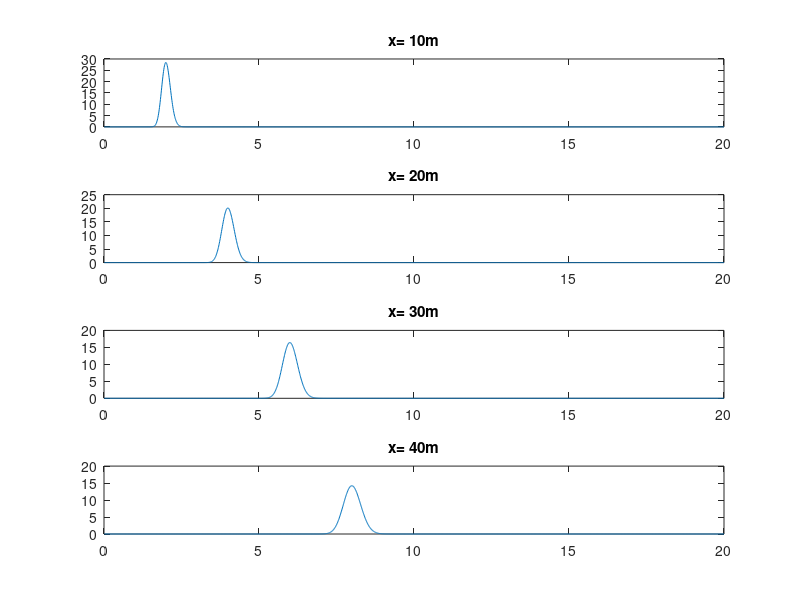

The MATLAB source for this figure:
%t = 0:0.1:100;
%u=0.5;
D=0.123;
M=50;
fprintf('Input u:\n');
u = input('input the wind speed\n');
if u == 0;
    t = 0:1:10000;
else 
    t = 0:0.01:(1/u)*100;
end
x1 = 10;
x2 = 20;
x3 = 30;
x4 = 40;
C1 = (M./(2*sqrt((D*pi).*t))).*exp(-(x1-u*t).^2./((D*4).*t));
C2 = (M./(2*sqrt((D*pi).*t))).*exp(-(x2-u*t).^2./((D*4).*t));
C3 = (M./(2*sqrt((D*pi).*t))).*exp(-(x3-u*t).^2./((D*4).*t));
C4 = (M./(2*sqrt((D*pi).*t))).*exp(-(x4-u*t).^2./((D*4).*t));

title1 = sprintf('x= %dm',x1);
title2 = sprintf('x= %dm',x2);
title3 = sprintf('x= %dm',x3);
title4 = sprintf('x= %dm',x4);
subplot(4,1,1); plot(t,C1);title(title1);
subplot(4,1,2); plot(t,C2);title(title2);
subplot(4,1,3); plot(t,C3);title(title3);
subplot(4,1,4); plot(t,C4);title(title4);

fid=fopen('C1.txt','wt');
fprintf(fid,'%2f, ',C1);
fclose(fid);

fid=fopen('C2.txt','wt');
fprintf(fid,'%2f, ',C2);
fclose(fid);

fid=fopen('C3.txt','wt');
fprintf(fid,'%2f, ',C3);
fclose(fid);

fid=fopen('C4.txt','wt');
fprintf(fid,'%2f, ',C4);
fclose(fid);
